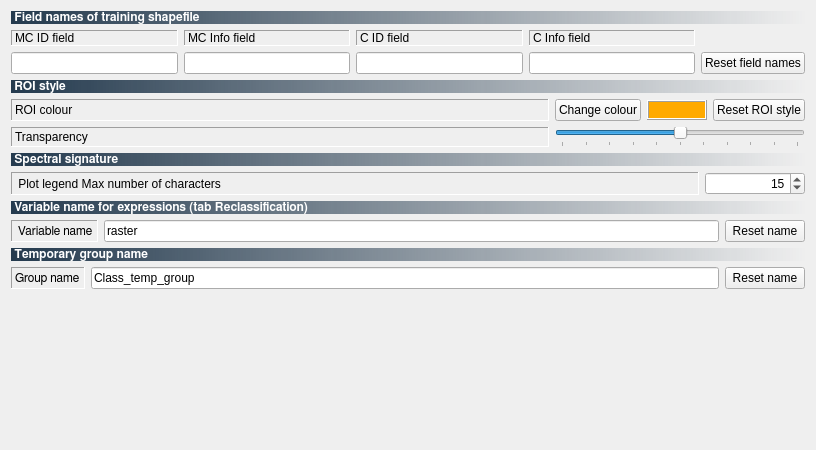
         <widget class="QWidget" name="widget">
          <property name="geometry">
           <rect>
            <x>0</x>
            <y>0</y>
            <width>816</width>
            <height>450</height>
           </rect>
          </property>
          <attribute name="label">
           <string>Interface</string>
          </attribute>
          <layout class="QGridLayout" name="gridLayout_17">
           <item row="4" column="0" colspan="2">
            <layout class="QGridLayout" name="gridLayout_99">
             <item row="1" column="0">
              <widget class="QLabel" name="label_75">
               <property name="sizePolicy">
                <sizepolicy hsizetype="Maximum" vsizetype="Preferred">
                 <horstretch>0</horstretch>
                 <verstretch>0</verstretch>
                </sizepolicy>
               </property>
               <property name="font">
                <font>
                 <family>FreeSans</family>
                 <weight>50</weight>
                 <bold>false</bold>
                </font>
               </property>
               <property name="frameShape">
                <enum>QFrame::Panel</enum>
               </property>
               <property name="frameShadow">
                <enum>QFrame::Sunken</enum>
               </property>
               <property name="text">
                <string>Group name</string>
               </property>
               <property name="alignment">
                <set>Qt::AlignLeading|Qt::AlignLeft|Qt::AlignVCenter</set>
               </property>
              </widget>
             </item>
             <item row="1" column="1">
              <widget class="QLineEdit" name="group_name_lineEdit">
               <property name="sizePolicy">
                <sizepolicy hsizetype="Minimum" vsizetype="Fixed">
                 <horstretch>0</horstretch>
                 <verstretch>0</verstretch>
                </sizepolicy>
               </property>
               <property name="toolTip">
                <string>&lt;html&gt;&lt;head/&gt;&lt;body&gt;&lt;p&gt;Group name&lt;/p&gt;&lt;/body&gt;&lt;/html&gt;</string>
               </property>
               <property name="text">
                <string>Class_temp_group</string>
               </property>
               <property name="maxLength">
                <number>20</number>
               </property>
              </widget>
             </item>
             <item row="1" column="2">
              <widget class="QPushButton" name="reset_group_name_Button">
               <property name="sizePolicy">
                <sizepolicy hsizetype="Maximum" vsizetype="Fixed">
                 <horstretch>0</horstretch>
                 <verstretch>0</verstretch>
                </sizepolicy>
               </property>
               <property name="toolTip">
                <string>&lt;html&gt;&lt;head/&gt;&lt;body&gt;&lt;p&gt;Reset group name to default&lt;/p&gt;&lt;/body&gt;&lt;/html&gt;</string>
               </property>
               <property name="text">
                <string>Reset name</string>
               </property>
              </widget>
             </item>
             <item row="0" column="0" colspan="3">
              <widget class="QLabel" name="label_76">
               <property name="font">
                <font>
                 <family>FreeSans</family>
                 <weight>75</weight>
                 <bold>true</bold>
                </font>
               </property>
               <property name="styleSheet">
                <string notr="true">background-color : qlineargradient(spread:pad, x1:0, y1:0, x2:1, y2:0, stop:0 #243a4e, stop:1 rgba(0, 0, 0, 0)); color : white</string>
               </property>
               <property name="frameShape">
                <enum>QFrame::NoFrame</enum>
               </property>
               <property name="frameShadow">
                <enum>QFrame::Sunken</enum>
               </property>
               <property name="text">
                <string> Temporary group name</string>
               </property>
               <property name="alignment">
                <set>Qt::AlignLeading|Qt::AlignLeft|Qt::AlignVCenter</set>
               </property>
              </widget>
             </item>
            </layout>
           </item>
           <item row="3" column="0" colspan="2">
            <layout class="QGridLayout" name="gridLayout_84">
             <item row="1" column="0">
              <widget class="QLabel" name="label_68">
               <property name="sizePolicy">
                <sizepolicy hsizetype="Maximum" vsizetype="Preferred">
                 <horstretch>0</horstretch>
                 <verstretch>0</verstretch>
                </sizepolicy>
               </property>
               <property name="font">
                <font>
                 <family>FreeSans</family>
                 <weight>50</weight>
                 <bold>false</bold>
                </font>
               </property>
               <property name="frameShape">
                <enum>QFrame::Panel</enum>
               </property>
               <property name="frameShadow">
                <enum>QFrame::Sunken</enum>
               </property>
               <property name="text">
                <string> Variable name</string>
               </property>
               <property name="alignment">
                <set>Qt::AlignLeading|Qt::AlignLeft|Qt::AlignVCenter</set>
               </property>
              </widget>
             </item>
             <item row="1" column="1">
              <widget class="QLineEdit" name="variable_name_lineEdit">
               <property name="sizePolicy">
                <sizepolicy hsizetype="Minimum" vsizetype="Fixed">
                 <horstretch>0</horstretch>
                 <verstretch>0</verstretch>
                </sizepolicy>
               </property>
               <property name="toolTip">
                <string>&lt;html&gt;&lt;head/&gt;&lt;body&gt;&lt;p&gt;Variable name for expressions&lt;/p&gt;&lt;/body&gt;&lt;/html&gt;</string>
               </property>
               <property name="text">
                <string>raster</string>
               </property>
               <property name="maxLength">
                <number>20</number>
               </property>
              </widget>
             </item>
             <item row="1" column="2">
              <widget class="QPushButton" name="reset_variable_name_Button">
               <property name="sizePolicy">
                <sizepolicy hsizetype="Maximum" vsizetype="Fixed">
                 <horstretch>0</horstretch>
                 <verstretch>0</verstretch>
                </sizepolicy>
               </property>
               <property name="toolTip">
                <string>&lt;html&gt;&lt;head/&gt;&lt;body&gt;&lt;p&gt;Reset variable name to default&lt;/p&gt;&lt;/body&gt;&lt;/html&gt;</string>
               </property>
               <property name="text">
                <string>Reset name</string>
               </property>
              </widget>
             </item>
             <item row="0" column="0" colspan="3">
              <widget class="QLabel" name="label_69">
               <property name="font">
                <font>
                 <family>FreeSans</family>
                 <weight>75</weight>
                 <bold>true</bold>
                </font>
               </property>
               <property name="styleSheet">
                <string notr="true">background-color : qlineargradient(spread:pad, x1:0, y1:0, x2:1, y2:0, stop:0 #243a4e, stop:1 rgba(0, 0, 0, 0)); color : white</string>
               </property>
               <property name="frameShape">
                <enum>QFrame::NoFrame</enum>
               </property>
               <property name="frameShadow">
                <enum>QFrame::Sunken</enum>
               </property>
               <property name="text">
                <string> Variable name for expressions (tab Reclassification)</string>
               </property>
               <property name="alignment">
                <set>Qt::AlignLeading|Qt::AlignLeft|Qt::AlignVCenter</set>
               </property>
              </widget>
             </item>
            </layout>
           </item>
           <item row="0" column="0" colspan="2">
            <layout class="QGridLayout" name="gridLayout_13">
             <item row="1" column="3">
              <widget class="QLabel" name="label_31">
               <property name="frameShape">
                <enum>QFrame::Panel</enum>
               </property>
               <property name="frameShadow">
                <enum>QFrame::Sunken</enum>
               </property>
               <property name="text">
                <string>C Info field</string>
               </property>
              </widget>
             </item>
             <item row="2" column="4">
              <widget class="QPushButton" name="reset_field_names_Button">
               <property name="toolTip">
                <string>&lt;html&gt;&lt;head/&gt;&lt;body&gt;&lt;p&gt;Reset field names to default&lt;/p&gt;&lt;/body&gt;&lt;/html&gt;</string>
               </property>
               <property name="text">
                <string>Reset field names</string>
               </property>
              </widget>
             </item>
             <item row="2" column="3">
              <widget class="QLineEdit" name="Info_field_name_lineEdit">
               <property name="toolTip">
                <string>&lt;html&gt;&lt;head/&gt;&lt;body&gt;&lt;p&gt;Set the Class information field name&lt;/p&gt;&lt;p&gt;[max 10 characters]&lt;/p&gt;&lt;/body&gt;&lt;/html&gt;</string>
               </property>
               <property name="maxLength">
                <number>10</number>
               </property>
              </widget>
             </item>
             <item row="0" column="0" colspan="5">
              <widget class="QLabel" name="label_24">
               <property name="font">
                <font>
                 <family>FreeSans</family>
                 <weight>75</weight>
                 <bold>true</bold>
                </font>
               </property>
               <property name="styleSheet">
                <string notr="true">background-color : qlineargradient(spread:pad, x1:0, y1:0, x2:1, y2:0, stop:0 #243a4e, stop:1 rgba(0, 0, 0, 0)); color : white</string>
               </property>
               <property name="frameShape">
                <enum>QFrame::NoFrame</enum>
               </property>
               <property name="frameShadow">
                <enum>QFrame::Sunken</enum>
               </property>
               <property name="text">
                <string> Field names of training shapefile</string>
               </property>
               <property name="alignment">
                <set>Qt::AlignLeading|Qt::AlignLeft|Qt::AlignVCenter</set>
               </property>
              </widget>
             </item>
             <item row="2" column="2">
              <widget class="QLineEdit" name="ID_field_name_lineEdit">
               <property name="toolTip">
                <string>&lt;html&gt;&lt;head/&gt;&lt;body&gt;&lt;p&gt;Set the Class ID field name&lt;/p&gt;&lt;p&gt;[max 10 characters]&lt;/p&gt;&lt;/body&gt;&lt;/html&gt;</string>
               </property>
               <property name="maxLength">
                <number>10</number>
               </property>
              </widget>
             </item>
             <item row="2" column="0">
              <widget class="QLineEdit" name="MID_field_name_lineEdit">
               <property name="toolTip">
                <string>&lt;html&gt;&lt;head/&gt;&lt;body&gt;&lt;p&gt;Set the Macroclass ID field name&lt;/p&gt;&lt;p&gt;[max 10 characters]&lt;/p&gt;&lt;/body&gt;&lt;/html&gt;</string>
               </property>
               <property name="maxLength">
                <number>10</number>
               </property>
              </widget>
             </item>
             <item row="1" column="2">
              <widget class="QLabel" name="label_10">
               <property name="frameShape">
                <enum>QFrame::Panel</enum>
               </property>
               <property name="frameShadow">
                <enum>QFrame::Sunken</enum>
               </property>
               <property name="text">
                <string>C ID field</string>
               </property>
              </widget>
             </item>
             <item row="2" column="1">
              <widget class="QLineEdit" name="MCInfo_field_name_lineEdit">
               <property name="toolTip">
                <string>&lt;html&gt;&lt;head/&gt;&lt;body&gt;&lt;p&gt;Set the Macroclass information field name&lt;/p&gt;&lt;p&gt;[max 10 characters]&lt;/p&gt;&lt;/body&gt;&lt;/html&gt;</string>
               </property>
               <property name="maxLength">
                <number>10</number>
               </property>
              </widget>
             </item>
             <item row="1" column="0">
              <widget class="QLabel" name="label_17">
               <property name="frameShape">
                <enum>QFrame::Panel</enum>
               </property>
               <property name="frameShadow">
                <enum>QFrame::Sunken</enum>
               </property>
               <property name="text">
                <string>MC ID field</string>
               </property>
              </widget>
             </item>
             <item row="1" column="1">
              <widget class="QLabel" name="label_46">
               <property name="frameShape">
                <enum>QFrame::Panel</enum>
               </property>
               <property name="frameShadow">
                <enum>QFrame::Sunken</enum>
               </property>
               <property name="text">
                <string>MC Info field</string>
               </property>
              </widget>
             </item>
            </layout>
           </item>
           <item row="1" column="0" colspan="2">
            <layout class="QGridLayout" name="gridLayout_21">
             <item row="2" column="3">
              <widget class="QMdiArea" name="color_mdiArea">
               <property name="sizePolicy">
                <sizepolicy hsizetype="Fixed" vsizetype="Fixed">
                 <horstretch>0</horstretch>
                 <verstretch>0</verstretch>
                </sizepolicy>
               </property>
               <property name="maximumSize">
                <size>
                 <width>60</width>
                 <height>20</height>
                </size>
               </property>
               <property name="frameShape">
                <enum>QFrame::Box</enum>
               </property>
               <property name="frameShadow">
                <enum>QFrame::Raised</enum>
               </property>
               <property name="background">
                <brush brushstyle="SolidPattern">
                 <color alpha="255">
                  <red>255</red>
                  <green>170</green>
                  <blue>0</blue>
                 </color>
                </brush>
               </property>
               <property name="activationOrder">
                <enum>QMdiArea::CreationOrder</enum>
               </property>
               <property name="documentMode">
                <bool>false</bool>
               </property>
               <property name="tabShape">
                <enum>QTabWidget::Rounded</enum>
               </property>
              </widget>
             </item>
             <item row="3" column="2" colspan="3">
              <widget class="QSlider" name="transparency_Slider">
               <property name="toolTip">
                <string>&lt;html&gt;&lt;head/&gt;&lt;body&gt;&lt;p&gt;Change ROI transparency&lt;/p&gt;&lt;/body&gt;&lt;/html&gt;</string>
               </property>
               <property name="maximum">
                <number>100</number>
               </property>
               <property name="singleStep">
                <number>10</number>
               </property>
               <property name="value">
                <number>50</number>
               </property>
               <property name="orientation">
                <enum>Qt::Horizontal</enum>
               </property>
               <property name="tickPosition">
                <enum>QSlider::TicksBelow</enum>
               </property>
               <property name="tickInterval">
                <number>10</number>
               </property>
              </widget>
             </item>
             <item row="3" column="1">
              <widget class="QLabel" name="transparency_Label">
               <property name="sizePolicy">
                <sizepolicy hsizetype="Expanding" vsizetype="Preferred">
                 <horstretch>0</horstretch>
                 <verstretch>0</verstretch>
                </sizepolicy>
               </property>
               <property name="minimumSize">
                <size>
                 <width>100</width>
                 <height>0</height>
                </size>
               </property>
               <property name="frameShape">
                <enum>QFrame::Panel</enum>
               </property>
               <property name="frameShadow">
                <enum>QFrame::Sunken</enum>
               </property>
               <property name="text">
                <string>Transparency</string>
               </property>
              </widget>
             </item>
             <item row="0" column="1" colspan="4">
              <widget class="QLabel" name="label_21">
               <property name="font">
                <font>
                 <family>FreeSans</family>
                 <weight>75</weight>
                 <bold>true</bold>
                </font>
               </property>
               <property name="styleSheet">
                <string notr="true">background-color : qlineargradient(spread:pad, x1:0, y1:0, x2:1, y2:0, stop:0 #243a4e, stop:1 rgba(0, 0, 0, 0)); color : white</string>
               </property>
               <property name="frameShape">
                <enum>QFrame::NoFrame</enum>
               </property>
               <property name="frameShadow">
                <enum>QFrame::Sunken</enum>
               </property>
               <property name="text">
                <string> ROI style</string>
               </property>
               <property name="alignment">
                <set>Qt::AlignLeading|Qt::AlignLeft|Qt::AlignVCenter</set>
               </property>
              </widget>
             </item>
             <item row="2" column="1">
              <widget class="QLabel" name="label_22">
               <property name="frameShape">
                <enum>QFrame::Panel</enum>
               </property>
               <property name="frameShadow">
                <enum>QFrame::Sunken</enum>
               </property>
               <property name="text">
                <string>ROI colour</string>
               </property>
              </widget>
             </item>
             <item row="2" column="2">
              <widget class="QPushButton" name="change_color_Button">
               <property name="toolTip">
                <string>&lt;html&gt;&lt;head/&gt;&lt;body&gt;&lt;p&gt;Select ROI colour&lt;/p&gt;&lt;/body&gt;&lt;/html&gt;</string>
               </property>
               <property name="text">
                <string>Change colour</string>
               </property>
              </widget>
             </item>
             <item row="2" column="4">
              <widget class="QPushButton" name="reset_color_Button">
               <property name="toolTip">
                <string>&lt;html&gt;&lt;head/&gt;&lt;body&gt;&lt;p&gt;Reset ROI style to default&lt;/p&gt;&lt;/body&gt;&lt;/html&gt;</string>
               </property>
               <property name="text">
                <string>Reset ROI style</string>
               </property>
              </widget>
             </item>
            </layout>
           </item>
           <item row="5" column="0">
            <spacer name="verticalSpacer_9">
             <property name="orientation">
              <enum>Qt::Vertical</enum>
             </property>
             <property name="sizeHint" stdset="0">
              <size>
               <width>20</width>
               <height>40</height>
              </size>
             </property>
            </spacer>
           </item>
           <item row="2" column="0" colspan="2">
            <layout class="QGridLayout" name="gridLayout_2">
             <item row="1" column="0">
              <widget class="QLabel" name="label_8">
               <property name="frameShape">
                <enum>QFrame::Panel</enum>
               </property>
               <property name="frameShadow">
                <enum>QFrame::Sunken</enum>
               </property>
               <property name="text">
                <string> Plot legend Max number of characters</string>
               </property>
              </widget>
             </item>
             <item row="1" column="1">
              <widget class="QSpinBox" name="plot_text_spinBox">
               <property name="minimumSize">
                <size>
                 <width>50</width>
                 <height>0</height>
                </size>
               </property>
               <property name="maximumSize">
                <size>
                 <width>100</width>
                 <height>16777215</height>
                </size>
               </property>
               <property name="toolTip">
                <string>&lt;html&gt;&lt;head/&gt;&lt;body&gt;&lt;p align=&quot;justify&quot;&gt;Text lenght of names in the spectral plot legend&lt;/p&gt;&lt;/body&gt;&lt;/html&gt;</string>
               </property>
               <property name="alignment">
                <set>Qt::AlignRight|Qt::AlignTrailing|Qt::AlignVCenter</set>
               </property>
               <property name="minimum">
                <number>1</number>
               </property>
               <property name="maximum">
                <number>100</number>
               </property>
               <property name="value">
                <number>15</number>
               </property>
              </widget>
             </item>
             <item row="0" column="0" colspan="2">
              <widget class="QLabel" name="label_54">
               <property name="font">
                <font>
                 <family>FreeSans</family>
                 <weight>75</weight>
                 <bold>true</bold>
                </font>
               </property>
               <property name="styleSheet">
                <string notr="true">background-color : qlineargradient(spread:pad, x1:0, y1:0, x2:1, y2:0, stop:0 #243a4e, stop:1 rgba(0, 0, 0, 0)); color : white</string>
               </property>
               <property name="frameShape">
                <enum>QFrame::NoFrame</enum>
               </property>
               <property name="frameShadow">
                <enum>QFrame::Sunken</enum>
               </property>
               <property name="text">
                <string> Spectral signature</string>
               </property>
               <property name="alignment">
                <set>Qt::AlignLeading|Qt::AlignLeft|Qt::AlignVCenter</set>
               </property>
              </widget>
             </item>
            </layout>
           </item>
          </layout>
          <zorder></zorder>
          <zorder></zorder>
          <zorder></zorder>
          <zorder>verticalSpacer_9</zorder>
         </widget>
